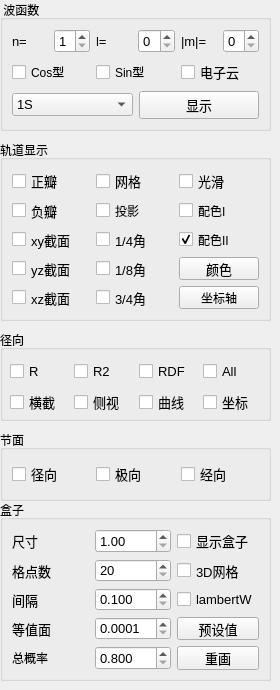
       <widget class="QWidget" name="tab">
        <attribute name="title">
         <string>氢原子轨道</string>
        </attribute>
        <widget class="QGroupBox" name="groupBox">
         <property name="geometry">
          <rect>
           <x>0</x>
           <y>0</y>
           <width>271</width>
           <height>131</height>
          </rect>
         </property>
         <property name="title">
          <string> 波函数</string>
         </property>
         <property name="flat">
          <bool>false</bool>
         </property>
         <layout class="QGridLayout" name="gridLayout_7">
          <item row="2" column="0">
           <layout class="QHBoxLayout" name="horizontalLayout_3">
            <item>
             <widget class="QComboBox" name="comboBox_AOrbital">
              <property name="minimumSize">
               <size>
                <width>100</width>
                <height>20</height>
               </size>
              </property>
              <property name="font">
               <font>
                <pointsize>10</pointsize>
               </font>
              </property>
              <item>
               <property name="text">
                <string>1S</string>
               </property>
              </item>
             </widget>
            </item>
            <item>
             <widget class="QPushButton" name="pushButton_addOrbital">
              <property name="font">
               <font>
                <family>Sans Serif</family>
                <pointsize>10</pointsize>
                <italic>false</italic>
                <bold>false</bold>
               </font>
              </property>
              <property name="text">
               <string>显示</string>
              </property>
             </widget>
            </item>
           </layout>
          </item>
          <item row="0" column="0">
           <layout class="QHBoxLayout" name="horizontalLayout_5">
            <item>
             <widget class="QLabel" name="label_36">
              <property name="font">
               <font>
                <pointsize>10</pointsize>
               </font>
              </property>
              <property name="text">
               <string>n=</string>
              </property>
             </widget>
            </item>
            <item>
             <widget class="QSpinBox" name="spinBox_n">
              <property name="font">
               <font>
                <pointsize>10</pointsize>
               </font>
              </property>
              <property name="minimum">
               <number>1</number>
              </property>
              <property name="maximum">
               <number>6</number>
              </property>
             </widget>
            </item>
            <item>
             <widget class="QLabel" name="label_39">
              <property name="font">
               <font>
                <pointsize>10</pointsize>
               </font>
              </property>
              <property name="text">
               <string>l=</string>
              </property>
             </widget>
            </item>
            <item>
             <widget class="QSpinBox" name="spinBox_l">
              <property name="font">
               <font>
                <pointsize>10</pointsize>
               </font>
              </property>
              <property name="maximum">
               <number>4</number>
              </property>
             </widget>
            </item>
            <item>
             <widget class="QLabel" name="label_40">
              <property name="font">
               <font>
                <pointsize>10</pointsize>
               </font>
              </property>
              <property name="text">
               <string>|m|=</string>
              </property>
             </widget>
            </item>
            <item>
             <widget class="QSpinBox" name="spinBox_m">
              <property name="font">
               <font>
                <pointsize>10</pointsize>
               </font>
              </property>
              <property name="maximum">
               <number>4</number>
              </property>
             </widget>
            </item>
           </layout>
          </item>
          <item row="1" column="0">
           <layout class="QHBoxLayout" name="horizontalLayout_4">
            <item>
             <widget class="QCheckBox" name="checkBox_cos">
              <property name="text">
               <string>Cos型</string>
              </property>
             </widget>
            </item>
            <item>
             <widget class="QCheckBox" name="checkBox_sin">
              <property name="text">
               <string>Sin型</string>
              </property>
             </widget>
            </item>
            <item>
             <widget class="QCheckBox" name="checkBox_cloud">
              <property name="font">
               <font>
                <pointsize>10</pointsize>
               </font>
              </property>
              <property name="text">
               <string>电子云</string>
              </property>
              <property name="tristate">
               <bool>true</bool>
              </property>
             </widget>
            </item>
           </layout>
          </item>
         </layout>
        </widget>
        <widget class="QGroupBox" name="groupBox_3">
         <property name="geometry">
          <rect>
           <x>0</x>
           <y>430</y>
           <width>271</width>
           <height>71</height>
          </rect>
         </property>
         <property name="title">
          <string>节面</string>
         </property>
         <layout class="QGridLayout" name="gridLayout_10">
          <item row="0" column="0">
           <layout class="QVBoxLayout" name="verticalLayout_2">
            <item>
             <layout class="QHBoxLayout" name="horizontalLayout_2">
              <item>
               <widget class="QCheckBox" name="checkBox_Node_Radial">
                <property name="font">
                 <font>
                  <pointsize>10</pointsize>
                 </font>
                </property>
                <property name="text">
                 <string>径向</string>
                </property>
               </widget>
              </item>
              <item>
               <widget class="QCheckBox" name="checkBox_Node_Polar">
                <property name="font">
                 <font>
                  <pointsize>10</pointsize>
                 </font>
                </property>
                <property name="text">
                 <string>极向</string>
                </property>
               </widget>
              </item>
              <item>
               <widget class="QCheckBox" name="checkBox_Node_Azimuthal">
                <property name="font">
                 <font>
                  <pointsize>10</pointsize>
                 </font>
                </property>
                <property name="text">
                 <string>经向</string>
                </property>
               </widget>
              </item>
             </layout>
            </item>
           </layout>
          </item>
         </layout>
        </widget>
        <widget class="QGroupBox" name="groupBox_2">
         <property name="geometry">
          <rect>
           <x>0</x>
           <y>140</y>
           <width>271</width>
           <height>181</height>
          </rect>
         </property>
         <property name="title">
          <string>轨道显示</string>
         </property>
         <layout class="QGridLayout" name="gridLayout_8">
          <item row="0" column="0">
           <layout class="QGridLayout" name="gridLayout_5">
            <item row="2" column="2">
             <widget class="QCheckBox" name="checkBox_OB_Color">
              <property name="text">
               <string>配色II</string>
              </property>
              <property name="checked">
               <bool>true</bool>
              </property>
             </widget>
            </item>
            <item row="1" column="0">
             <widget class="QCheckBox" name="checkBox_OB_negative">
              <property name="font">
               <font>
                <pointsize>10</pointsize>
               </font>
              </property>
              <property name="text">
               <string>负瓣</string>
              </property>
             </widget>
            </item>
            <item row="0" column="1">
             <widget class="QCheckBox" name="checkBox_OB_mesh">
              <property name="font">
               <font>
                <pointsize>10</pointsize>
               </font>
              </property>
              <property name="text">
               <string>网格</string>
              </property>
             </widget>
            </item>
            <item row="4" column="2">
             <widget class="QPushButton" name="pushButton_OB_Axis">
              <property name="text">
               <string>坐标轴</string>
              </property>
             </widget>
            </item>
            <item row="2" column="0">
             <widget class="QCheckBox" name="checkBox_OB_xoy">
              <property name="font">
               <font>
                <pointsize>10</pointsize>
               </font>
              </property>
              <property name="contextMenuPolicy">
               <enum>Qt::ContextMenuPolicy::NoContextMenu</enum>
              </property>
              <property name="text">
               <string>xy截面</string>
              </property>
             </widget>
            </item>
            <item row="4" column="0">
             <widget class="QCheckBox" name="checkBox_OB_xoz">
              <property name="font">
               <font>
                <pointsize>10</pointsize>
               </font>
              </property>
              <property name="text">
               <string>xz截面</string>
              </property>
             </widget>
            </item>
            <item row="3" column="1">
             <widget class="QCheckBox" name="checkBox_OB_corner">
              <property name="font">
               <font>
                <pointsize>10</pointsize>
               </font>
              </property>
              <property name="text">
               <string>1/8角</string>
              </property>
             </widget>
            </item>
            <item row="2" column="1">
             <widget class="QCheckBox" name="checkBox_OB_quarter">
              <property name="font">
               <font>
                <pointsize>10</pointsize>
               </font>
              </property>
              <property name="text">
               <string>1/4角</string>
              </property>
             </widget>
            </item>
            <item row="0" column="2">
             <widget class="QCheckBox" name="checkBox_OB_smooth">
              <property name="font">
               <font>
                <pointsize>10</pointsize>
               </font>
              </property>
              <property name="text">
               <string>光滑</string>
              </property>
             </widget>
            </item>
            <item row="4" column="1">
             <widget class="QCheckBox" name="checkBox_OB_wedge">
              <property name="font">
               <font>
                <pointsize>10</pointsize>
               </font>
              </property>
              <property name="text">
               <string>3/4角</string>
              </property>
             </widget>
            </item>
            <item row="0" column="0">
             <widget class="QCheckBox" name="checkBox_OB_positive">
              <property name="font">
               <font>
                <pointsize>10</pointsize>
               </font>
              </property>
              <property name="text">
               <string>正瓣</string>
              </property>
             </widget>
            </item>
            <item row="3" column="2">
             <widget class="QPushButton" name="pushButton_OB_color">
              <property name="font">
               <font>
                <pointsize>10</pointsize>
               </font>
              </property>
              <property name="text">
               <string>颜色</string>
              </property>
             </widget>
            </item>
            <item row="3" column="0">
             <widget class="QCheckBox" name="checkBox_OB_yoz">
              <property name="font">
               <font>
                <pointsize>10</pointsize>
               </font>
              </property>
              <property name="text">
               <string>yz截面</string>
              </property>
             </widget>
            </item>
            <item row="1" column="1">
             <widget class="QCheckBox" name="checkBox_ProjVisible">
              <property name="text">
               <string>投影</string>
              </property>
             </widget>
            </item>
            <item row="1" column="2">
             <widget class="QCheckBox" name="checkBox_OB_Color1">
              <property name="text">
               <string>配色I</string>
              </property>
              <property name="checked">
               <bool>false</bool>
              </property>
             </widget>
            </item>
           </layout>
          </item>
         </layout>
        </widget>
        <widget class="QGroupBox" name="groupBox_6">
         <property name="geometry">
          <rect>
           <x>0</x>
           <y>500</y>
           <width>271</width>
           <height>181</height>
          </rect>
         </property>
         <property name="title">
          <string>盒子</string>
         </property>
         <layout class="QGridLayout" name="gridLayout_9">
          <item row="0" column="0">
           <layout class="QGridLayout" name="gridLayout_6">
            <item row="5" column="0">
             <widget class="QLabel" name="label_4">
              <property name="text">
               <string>总概率</string>
              </property>
             </widget>
            </item>
            <item row="3" column="0">
             <widget class="QLabel" name="label_3">
              <property name="font">
               <font>
                <pointsize>10</pointsize>
               </font>
              </property>
              <property name="text">
               <string>间隔</string>
              </property>
             </widget>
            </item>
            <item row="3" column="1">
             <widget class="QDoubleSpinBox" name="doubleSpinBox_interval">
              <property name="font">
               <font>
                <pointsize>10</pointsize>
               </font>
              </property>
              <property name="decimals">
               <number>3</number>
              </property>
              <property name="minimum">
               <double>0.100000000000000</double>
              </property>
              <property name="maximum">
               <double>3.000000000000000</double>
              </property>
              <property name="singleStep">
               <double>0.100000000000000</double>
              </property>
             </widget>
            </item>
            <item row="5" column="2">
             <widget class="QPushButton" name="pushButton_redraw">
              <property name="font">
               <font>
                <pointsize>10</pointsize>
               </font>
              </property>
              <property name="text">
               <string>重画</string>
              </property>
             </widget>
            </item>
            <item row="2" column="1">
             <widget class="QSpinBox" name="spinBox_Ngrid">
              <property name="font">
               <font>
                <pointsize>10</pointsize>
               </font>
              </property>
              <property name="minimum">
               <number>20</number>
              </property>
              <property name="maximum">
               <number>1000</number>
              </property>
              <property name="singleStep">
               <number>2</number>
              </property>
             </widget>
            </item>
            <item row="5" column="1">
             <widget class="QDoubleSpinBox" name="doubleSpinBox_probability">
              <property name="font">
               <font>
                <pointsize>10</pointsize>
               </font>
              </property>
              <property name="wrapping">
               <bool>false</bool>
              </property>
              <property name="frame">
               <bool>true</bool>
              </property>
              <property name="decimals">
               <number>3</number>
              </property>
              <property name="minimum">
               <double>0.800000000000000</double>
              </property>
              <property name="maximum">
               <double>0.990000000000000</double>
              </property>
              <property name="singleStep">
               <double>0.010000000000000</double>
              </property>
             </widget>
            </item>
            <item row="0" column="0">
             <widget class="QLabel" name="label_7">
              <property name="font">
               <font>
                <pointsize>10</pointsize>
               </font>
              </property>
              <property name="text">
               <string>尺寸</string>
              </property>
             </widget>
            </item>
            <item row="2" column="0">
             <widget class="QLabel" name="label_2">
              <property name="font">
               <font>
                <pointsize>10</pointsize>
               </font>
              </property>
              <property name="text">
               <string>格点数</string>
              </property>
             </widget>
            </item>
            <item row="0" column="1">
             <widget class="QDoubleSpinBox" name="doubleSpinBox_boxsize">
              <property name="font">
               <font>
                <pointsize>10</pointsize>
               </font>
              </property>
              <property name="minimum">
               <double>1.000000000000000</double>
              </property>
              <property name="singleStep">
               <double>0.200000000000000</double>
              </property>
             </widget>
            </item>
            <item row="4" column="1">
             <widget class="QDoubleSpinBox" name="doubleSpinBox_isosurface">
              <property name="font">
               <font>
                <pointsize>10</pointsize>
               </font>
              </property>
              <property name="decimals">
               <number>4</number>
              </property>
              <property name="minimum">
               <double>0.000100000000000</double>
              </property>
              <property name="maximum">
               <double>0.100000000000000</double>
              </property>
              <property name="singleStep">
               <double>0.000100000000000</double>
              </property>
              <property name="stepType">
               <enum>QAbstractSpinBox::StepType::DefaultStepType</enum>
              </property>
              <property name="value">
               <double>0.000100000000000</double>
              </property>
             </widget>
            </item>
            <item row="4" column="0">
             <widget class="QLabel" name="label_6">
              <property name="font">
               <font>
                <pointsize>10</pointsize>
               </font>
              </property>
              <property name="text">
               <string>等值面</string>
              </property>
             </widget>
            </item>
            <item row="4" column="2">
             <widget class="QPushButton" name="pushButton_default">
              <property name="font">
               <font>
                <pointsize>10</pointsize>
               </font>
              </property>
              <property name="text">
               <string>预设值</string>
              </property>
             </widget>
            </item>
            <item row="0" column="2">
             <widget class="QCheckBox" name="checkBox_box">
              <property name="font">
               <font>
                <pointsize>10</pointsize>
               </font>
              </property>
              <property name="text">
               <string>显示盒子</string>
              </property>
             </widget>
            </item>
            <item row="2" column="2">
             <widget class="QCheckBox" name="checkBox_grid">
              <property name="font">
               <font>
                <pointsize>10</pointsize>
               </font>
              </property>
              <property name="text">
               <string>3D网格</string>
              </property>
             </widget>
            </item>
            <item row="3" column="2">
             <widget class="QCheckBox" name="checkBox_lambert">
              <property name="font">
               <font>
                <pointsize>10</pointsize>
               </font>
              </property>
              <property name="text">
               <string>lambertW</string>
              </property>
             </widget>
            </item>
           </layout>
          </item>
         </layout>
        </widget>
        <widget class="QGroupBox" name="groupBox_7">
         <property name="geometry">
          <rect>
           <x>0</x>
           <y>330</y>
           <width>271</width>
           <height>91</height>
          </rect>
         </property>
         <property name="title">
          <string>径向</string>
         </property>
         <widget class="QWidget" name="layoutWidget">
          <property name="geometry">
           <rect>
            <x>10</x>
            <y>30</y>
            <width>251</width>
            <height>58</height>
           </rect>
          </property>
          <layout class="QGridLayout" name="gridLayout_14">
           <item row="0" column="3">
            <widget class="QCheckBox" name="checkBox_AllChart">
             <property name="font">
              <font>
               <pointsize>10</pointsize>
              </font>
             </property>
             <property name="text">
              <string>All</string>
             </property>
            </widget>
           </item>
           <item row="0" column="2">
            <widget class="QCheckBox" name="checkBox_RDF">
             <property name="font">
              <font>
               <pointsize>10</pointsize>
              </font>
             </property>
             <property name="text">
              <string>RDF</string>
             </property>
            </widget>
           </item>
           <item row="1" column="2">
            <widget class="QCheckBox" name="checkBox_R_curve">
             <property name="font">
              <font>
               <pointsize>10</pointsize>
              </font>
             </property>
             <property name="text">
              <string>曲线</string>
             </property>
            </widget>
           </item>
           <item row="0" column="1">
            <widget class="QCheckBox" name="checkBox_R2">
             <property name="font">
              <font>
               <pointsize>10</pointsize>
              </font>
             </property>
             <property name="text">
              <string>R2</string>
             </property>
            </widget>
           </item>
           <item row="1" column="0">
            <widget class="QCheckBox" name="checkBox_R_clipped">
             <property name="font">
              <font>
               <pointsize>10</pointsize>
              </font>
             </property>
             <property name="text">
              <string>横截</string>
             </property>
            </widget>
           </item>
           <item row="1" column="1">
            <widget class="QCheckBox" name="checkBox_R_2D">
             <property name="font">
              <font>
               <pointsize>10</pointsize>
              </font>
             </property>
             <property name="text">
              <string>侧视</string>
             </property>
            </widget>
           </item>
           <item row="1" column="3">
            <widget class="QCheckBox" name="checkBox_R_axis">
             <property name="font">
              <font>
               <pointsize>10</pointsize>
              </font>
             </property>
             <property name="text">
              <string>坐标</string>
             </property>
            </widget>
           </item>
           <item row="0" column="0">
            <widget class="QCheckBox" name="checkBox_R">
             <property name="font">
              <font>
               <pointsize>10</pointsize>
              </font>
             </property>
             <property name="text">
              <string>R</string>
             </property>
            </widget>
           </item>
          </layout>
         </widget>
        </widget>
       </widget>
